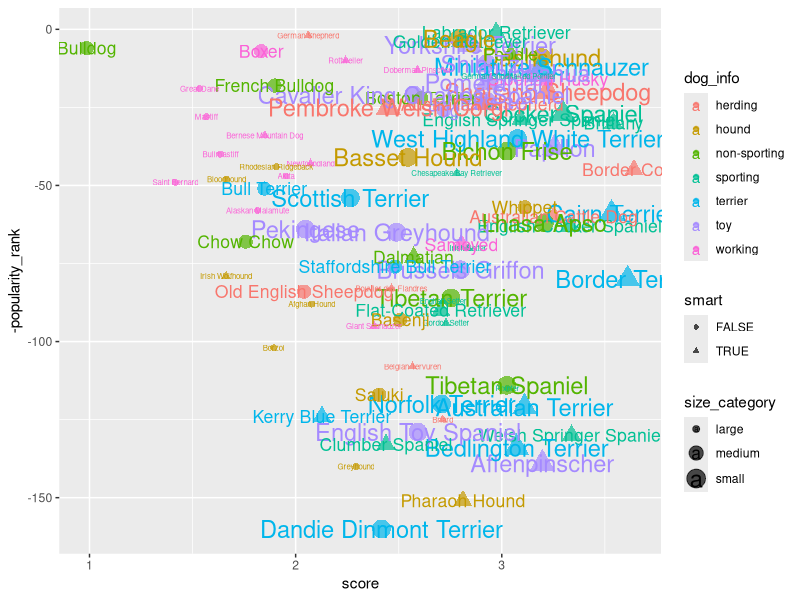

Here is the R script that generated this plot:
## ---- chunk 1
library(readxl)
library(tidyverse)
library(ggplot2)
## ---- chunk 2
dog_info <- read_excel('dog.xlsx', sheet='Best in show full sheet', skip = 3)
# print(colnames(dog_info))

# clean
dog_info <- dog_info %>% rename('popularity' = `1- 173, 1 = most poular, US. American Kennel Club registrations 2011, pure breeds only`)

dog_info <- dog_info %>% rename('dog_info' = `American Kennel Club group`)
dog_info <- dog_info %>% rename('size_category' = `...32`)
dog_info <- dog_info %>% rename('popularity_rank' = `pure breeds, American Kennel Club 2011`)
dog_info <- dog_info %>% rename('intelligence_rank' = `...41`)
dog_info <- dog_info %>% rename('intelligence_percent' = `in descending rank (higher score = better),  normalized as percentage...12`)
dog_info <- dog_info %>% rename('score' = `intelligence + longevity + ailments + 50% (purchase price + food costs + grooming score). highest possible score: 4.5`)

# higher is better for intelligence percent
selected <- dog_info %>% select(`Dog breed`, `dog_info`, `popularity_rank`,`intelligence_rank`,`intelligence_percent`,`size_category`, `score`)

selected


## ---- chunk 3
# drop columns where there is no value on if a dog is smart or not 
selected <- selected[!is.na(selected$intelligence_percent), ]
# make a new column based off of value of if dog is smart or not
vals <- c()
for (val in selected$intelligence_percent){
  if (val > 0.5){
    vals <- c(vals, TRUE) 
  }
  else{
    vals <- c(vals, FALSE)
  }
}
selected$smart = vals

# make category a factor

as.factor(selected$dog_info)
as.factor(selected$size_category)
selected


## ---- chunk 4
# options(repr.plot.width=15, repr.plot.height=8)

ggplot(selected,aes(x=score,y=-popularity_rank, color=dog_info, shape=smart, size=size_category)) + geom_point(alpha=.7) + geom_text(aes(label=`Dog breed`))
# ggsave("/tmp/plt.png", width = 34, height = 9, dpi = 120)
